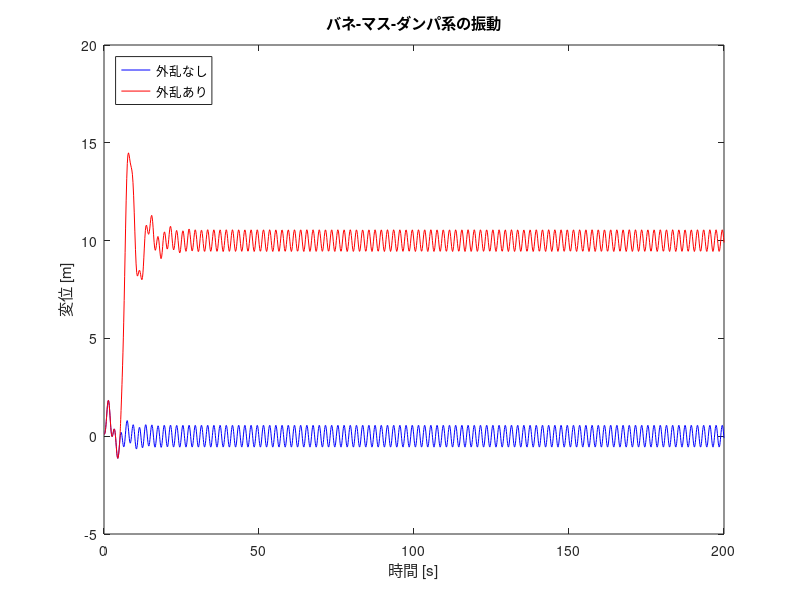

Reproduce this figure in MATLAB.
function kadai15_3()
    % パラメータ
    m = 1.0; % 質量 [kg]
    k = 1.0; % バネ定数 [N/m]
    b = 0.5; % ダンパー係数 [Ns/m]
    
    % 外力の振幅と周波数
    F_amplitude = 5; % 外力の振幅 [N]
    F_frequency = pi; % 外力の周波数 [Hz]
    
    % 初期条件
    x0 = 0.1; % 初期変位 [m]
    v0 = 0; % 初期速度 [m/s]
    tspan = [0 200]; % シミュレーション時間の範囲 [s]
    initial_conditions = [x0; v0];
    
    % 外力関数
    F = @(t) F_amplitude * sin(F_frequency * t);
    
    % 運動方程式の解法（外乱なし）
    [t_no_disturbance, y_no_disturbance] = ode45(@(t, y) spring_mass_damper_eq(t, y, m, k, b, F), tspan, initial_conditions);
    
    % 外乱を加える時刻
    disturbance_time = 5; % 外乱を加える時刻 [s]
    disturbance_value = 10; % 外乱の大きさ [N]
    
    % 運動方程式の解法（外乱あり）
    [t_with_disturbance, y_with_disturbance] = ode45(@(t, y) spring_mass_damper_eq_with_disturbance(t, y, m, k, b, F, disturbance_time, disturbance_value), tspan, initial_conditions);
    
    % 結果のプロット
    figure;
    plot(t_no_disturbance, y_no_disturbance(:, 1), 'b', 'DisplayName', '外乱なし');
    hold on;
    plot(t_with_disturbance, y_with_disturbance(:, 1), 'r', 'DisplayName', '外乱あり');
    hold off;
    title('バネ-マス-ダンパ系の振動');
    xlabel('時間 [s]');
    ylabel('変位 [m]');
    legend('Location', 'northwest');
end

% バネ-マス-ダンパ系の運動方程式（外乱なし）
function dydt = spring_mass_damper_eq(t, y, m, k, b, F)
    x = y(1);
    v = y(2);
    dydt = zeros(2, 1);
    dydt(1) = v;
    dydt(2) = (1/m) * (F(t) - k*x - b*v);
end

% バネ-マス-ダンパ系の運動方程式（外乱あり）
function dydt = spring_mass_damper_eq_with_disturbance(t, y, m, k, b, F, disturbance_time, disturbance_value)
    x = y(1);
    v = y(2);
    dydt = zeros(2, 1);
    dydt(1) = v;
    % 外乱が加わる時刻で速度に外乱を加える
    if t >= disturbance_time
        dydt(2) = (1/m) * (F(t) - k*x - b*v + disturbance_value);
    else
        dydt(2) = (1/m) * (F(t) - k*x - b*v);
    end
end
